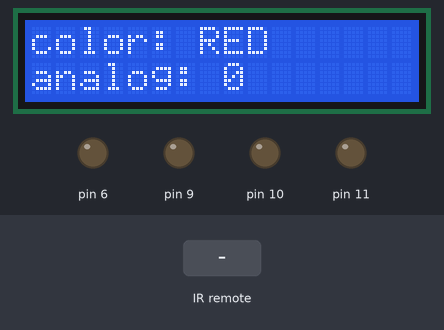
This sketch was run on a simulated Arduino Uno, built with avr-gcc and run on an emulated ATmega328P. On the bench: 16×2 character LCD, output pins drawn as LEDs (lit = HIGH). Inputs (shaded band) come from the test bench. What the sketch prints to the serial monitor is not drawn.

Above: at 1.2 s.
1.3 s: infrared code 0x46 received
At 2.5 s:
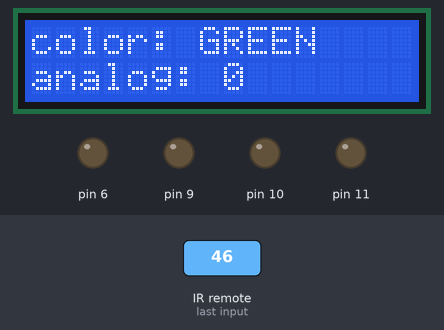
2.8 s: infrared code 0x47 received
At 3.8 s:
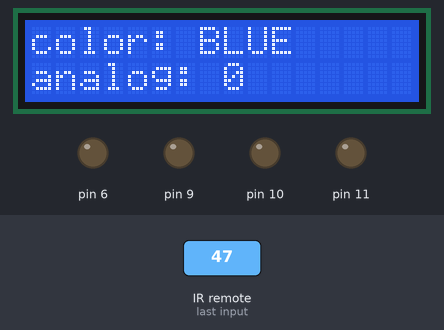
4.3 s: infrared code 0x18 received
At 5.0 s:
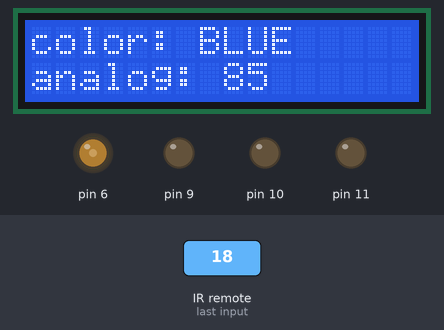
5.8 s: infrared code 0x45 received
At 6.1 s:
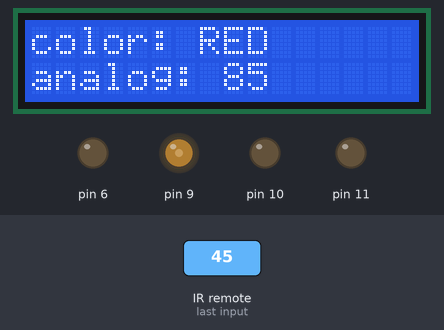
7.3 s: infrared code 0x46 received
At 8.5 s:
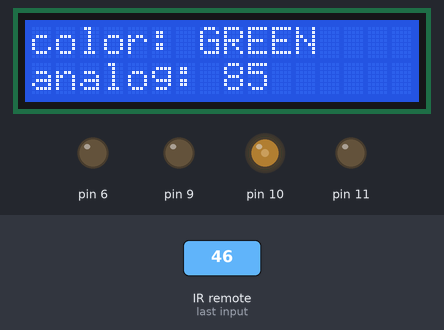
8.8 s: infrared code 0x18 received
At 9.7 s:
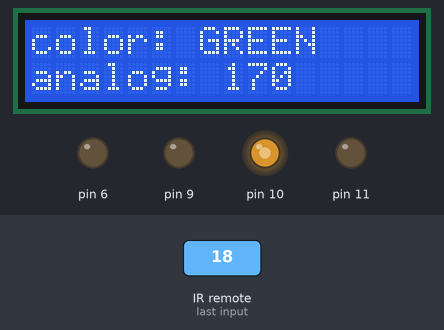
Timing chart, 0 to 11.3 s (numbered marks = the images above; inputs shaded):
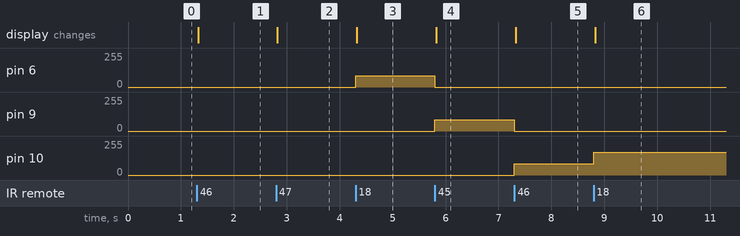

The sketch:

05_code.ino
```cpp
#include <LiquidCrystal_I2C.h>
#include <Wire.h>
#include <IRremote.h>

LiquidCrystal_I2C lcd(0x27, 16, 2);

int c = 1;
int a = 0;

void change(){
  if(c == 1){
    analogWrite(9,a);
    analogWrite(10,0);
    analogWrite(6,0);
  }
  if(c == 2){
    analogWrite(9,0);
    analogWrite(10,a);
    analogWrite(6,0);
  }
  if(c == 3){
    analogWrite(9,0);
    analogWrite(10,0);
    analogWrite(6,a);
  }

  lcd.clear();

  lcd.setCursor(0, 0);                            // 커서를 첫번째 문자 첫번째 라인으로 설정
  lcd.print("color: ");                           // "     " 안에 원하는 문자를 출력
  if(c == 1){
    lcd.print("RED");
  }
  if(c == 2){
    lcd.print("GREEN");
  }
  if(c == 3){
    lcd.print("BLUE");
  }

  lcd.setCursor(0, 1);                            // 커서를 첫번째 문자 두번째 라인으로 설정
  lcd.print("analog: ");                          // "      " 안에 원하는 문자를 출력
  lcd.print(a);
}

void setup() {

  pinMode(9,OUTPUT);  // 빨
  pinMode(10,OUTPUT); // 초
  pinMode(11,OUTPUT); // 파

  lcd.init();                                     // lcd 초기화
  lcd.backlight();                                // lcd 백라이트를 켠다
  lcd.setCursor(0, 0);                            // 커서를 첫번째 문자 첫번째 라인으로 설정
  lcd.print("color: ");                           // "     " 안에 원하는 문자를 출력
  lcd.print("RED");

  lcd.setCursor(0, 1);                            // 커서를 첫번째 문자 두번째 라인으로 설정
  lcd.print("analog: ");                          // "      " 안에 원하는 문자를 출력
  lcd.print(0);

  IrReceiver.begin(2, ENABLE_LED_FEEDBACK);
  Serial.begin(9600);
}

void loop(){
  if (IrReceiver.decode()) // 적외선 송신기로부터 수신 받은 신호가 있으면 실행
  {
    Serial.print("Command of the button in hexadecimal: ");
    Serial.println(IrReceiver.decodedIRData.command, HEX);

    switch(IrReceiver.decodedIRData.command)
    {
      case 0x45:
        Serial.println("1번 버튼");
        c = 1;
        change();
        break;
      case 0x46:
        Serial.println("2번 버튼");
        c = 2;
        change();
        break;
      case 0x47:
        Serial.println("3번 버튼");
        c = 3;
        change();
        break;
      case 0x18:
        Serial.println("위 버튼");
        a = ( a < 255 ) ? a+85 : 255;
        change();
        break;
      case 0x52:
        Serial.println("아래 버튼");
        a = ( a > 0 ) ? a-85 : 0;
        change();
        break;
    }
    IrReceiver.resume(); // 적외선 송신기로부터 다음 신호를 받을 수 있도록 대기
  }
}
```

Measured:
- after the input at 1.3 s, the display: changes at once (image 1)
- after the input at 2.8 s, the display: changes at once (image 2)
- after the input at 4.3 s, pin 6: 0/255 → 85/255 at once; the display: changes at once (image 3)
- after the input at 5.8 s, pin 6: 85/255 → 0/255 at once; pin 9: 0/255 → 85/255 at once; the display: changes at once (image 4)
- after the input at 7.3 s, pin 9: 85/255 → 0/255 at once; pin 10: 0/255 → 85/255 at once; the display: changes at once (image 5)
- after the input at 8.8 s, pin 10: 85/255 → 170/255 at once; the display: changes at once (image 6)
